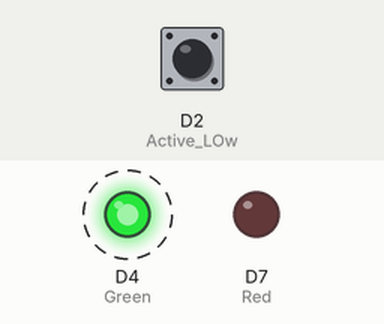
Bench run of a sketch on a simulated ESP8266 (NodeMCU). Shown: output pins drawn as LEDs (lit = HIGH). Dashed ring = blinking. The inputs (shaded band) are chosen by the test bench; at power-on: D2 (Active_LOw) HIGH.

Above: at 4.8 s.
4.9 s: D2 (Active_LOw) pulled LOW for 2.35 s
At 6.8 s:
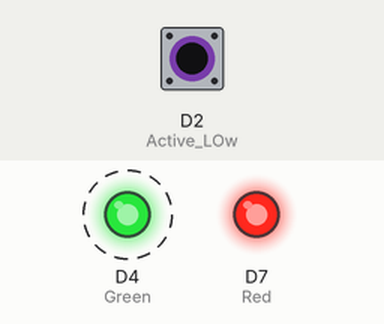
Timing chart, 0 to 14.7 s (numbered marks = the images above; inputs shaded):
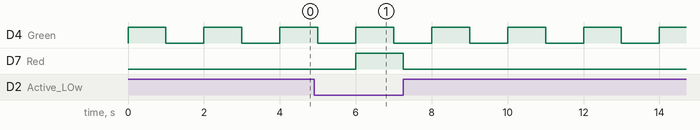

Measured:
- after the input at 4.9 s, D7 (Red): LOW → HIGH after 1.1 s, → LOW 1.2 s later
- by itself, D4 (Green): alternates HIGH for 1.0 s and LOW for 1.0 s

The sketch:

lab-4.ino
```cpp
void setup() {
  	pinMode(D7, OUTPUT); // Red
  	pinMode(D4,OUTPUT); // Green
  	pinMode(D2,INPUT_PULLUP);// Active LOw
  	// attachInterrupt(0,button,CHANGE);
  	attachInterrupt(digitalPinToInterrupt(D2),button,RISING);
  	Serial.begin(9600);
}

void button()
{
  // interupt Give Quick Response
  //digitalWrite(8,HIGH); // RISING
	bool push = digitalRead(D2); // Change
  	if(push == 1) // Not Give Quick Response
  	{
    	digitalWrite(D7,LOW);
  	}
  	if(push == 0){ // Not Give Quick Response
    	digitalWrite(D7,HIGH);
  	}
}

void loop() {
  button();
  digitalWrite(D4, HIGH);
  delay(1000); // Wait for 1000 millisecond(s)
  digitalWrite(D4, LOW);
  delay(1000);
}
```
